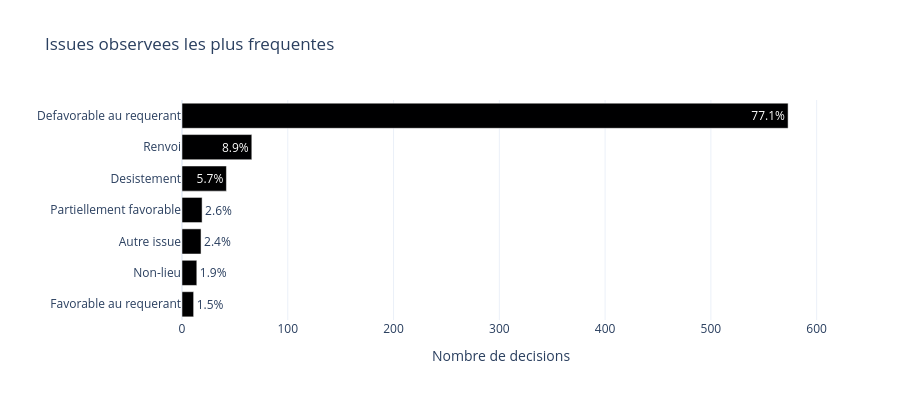

Notebook code cell kept with this figure:
### Code cell
fig = px.bar(
    outcome_counts.head(7).sort_values('count'),
    x='count',
    y='issue_lisible',
    orientation='h',
    text='share_pct',
    title='Issues observees les plus frequentes',
)
fig.update_traces(texttemplate='%{text}%')
fig.update_layout(template='plotly_white', height=400, xaxis_title='Nombre de decisions', yaxis_title='')
fig.show()

### Figure 1 — Plotly figure (JSON) as saved in the notebook; plotly's stock layout.template omitted (floating-point values rounded to 4 significant figures)
{"data": [{"hovertemplate": "count=%{x}<br>issue_lisible=%{y}<br>share_pct=%{text}<extra></extra>", "legendgroup": "", "marker": {"color": "#000001", "pattern": {"shape": ""}}, "name": "", "orientation": "h", "showlegend": false, "text": [1.5, 1.9, 2.4, 2.6, 5.7, 8.9, 77.1], "textposition": "auto", "texttemplate": "%{text}%", "type": "bar", "x": [11, 14, 18, 19, 42, 66, 573], "xaxis": "x", "y": ["Favorable au requerant", "Non-lieu", "Autre issue", "Partiellement favorable", "Desistement", "Renvoi", "Defavorable au requerant"], "yaxis": "y"}], "layout": {"barmode": "relative", "height": 400, "legend": {"tracegroupgap": 0}, "title": {"text": "Issues observees les plus frequentes"}, "xaxis": {"anchor": "y", "domain": [0, 1], "title": {"text": "Nombre de decisions"}}, "yaxis": {"anchor": "x", "domain": [0, 1], "title": {"text": ""}}}}
